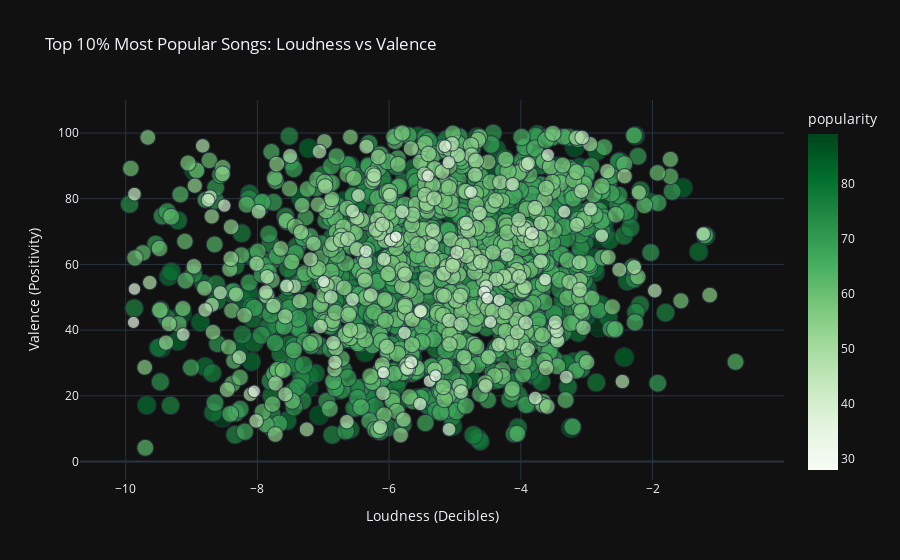

Notebook source saved alongside this figure:
### Markdown cell above
- loudness: The overall loudness of a track in decibels (dB). Loudness values are averaged across the entire track and are useful for comparing relative loudness of tracks. Loudness is the quality of a sound that is the primary psychological correlate of physical strength (amplitude). Values typically range between -60 and 0 db.
- valence: A measure from 0.0 to 1.0 describing the musical positiveness conveyed by a track. Tracks with high valence sound more positive (e.g. happy, cheerful, euphoric), while tracks with low valence sound more negative (e.g. sad, depressed, angry).

### Code cell
# Plot for Top 10% songs
fig_top = px.scatter(top_songs_df, x='loudness', y='valence', 
                     color='popularity', 
                     title="Top 10% Most Popular Songs: Loudness vs Valence",
                     labels={'loudness':'Loudness (Decibles)', 'valence':'Valence (Positivity)'},
                     hover_name='song',  # Use the correct field name for song title
                     size='popularity',
                     color_continuous_scale=px.colors.sequential.Greens,
                     template='plotly_dark')

# Show the plot
fig_top.show()

### Figure 1 — Plotly figure (JSON) as saved in the notebook; plotly's stock layout.template omitted (floating-point values rounded to 4 significant figures; data arrays with more than 128 entries replaced by an {"elided": "..."} marker saying what was removed)
{"data": [{"hovertemplate": "<b>%{hovertext}</b><br><br>Loudness (Decibles)=%{x}<br>Valence (Positivity)=%{y}<br>popularity=%{marker.color}<extra></extra>", "hovertext": {"elided": "1655 mixed values"}, "legendgroup": "", "marker": {"color": {"elided": "1655 int values"}, "coloraxis": "coloraxis", "size": {"elided": "1655 int values"}, "sizemode": "area", "sizeref": 0.2225, "symbol": "circle"}, "mode": "markers", "name": "", "showlegend": false, "type": "scattergl", "x": {"elided": "1655 float values"}, "xaxis": "x", "y": {"elided": "1655 float values"}, "yaxis": "y"}], "layout": {"coloraxis": {"colorbar": {"title": {"text": "popularity"}}, "colorscale": [[0, "rgb(247,252,245)"], [0.125, "rgb(229,245,224)"], [0.25, "rgb(199,233,192)"], [0.375, "rgb(161,217,155)"], [0.5, "rgb(116,196,118)"], [0.625, "rgb(65,171,93)"], [0.75, "rgb(35,139,69)"], [0.875, "rgb(0,109,44)"], [1, "rgb(0,68,27)"]]}, "legend": {"itemsizing": "constant", "tracegroupgap": 0}, "title": {"text": "Top 10% Most Popular Songs: Loudness vs Valence"}, "xaxis": {"anchor": "y", "domain": [0, 1], "title": {"text": "Loudness (Decibles)"}}, "yaxis": {"anchor": "x", "domain": [0, 1], "title": {"text": "Valence (Positivity)"}}}}
